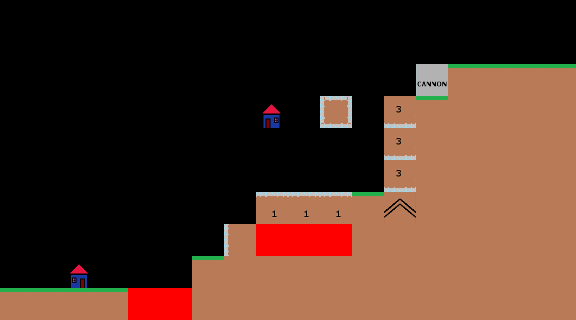

Below is a game level as drawn by its tile map, then a one-line description and the .tmx file that defines it, in full:
An orthogonal 18x10 tile map with 32x32 px tiles, 1 tile layer (Tile Layer 1).

<map version="1.0" orientation="orthogonal" renderorder="right-down" width="18" height="10" tilewidth="32" tileheight="32" nextobjectid="1">
 <tileset firstgid="1" name="BasicTileSet32x32" tilewidth="32" tileheight="32" tilecount="16" columns="16">
  <image source="BasicTileSet32x32.png" width="512" height="32" />
 </tileset>
 <layer name="Tile Layer 1" width="18" height="10">
  <data encoding="csv">
0,0,0,0,0,0,0,0,0,0,0,0,0,0,0,0,0,0,
0,0,0,0,0,0,0,0,0,0,0,0,0,0,0,0,0,16,
0,0,0,0,0,0,0,0,0,0,0,0,0,11,2,2,2,2,
0,0,0,0,0,0,0,0,8,0,7,0,5,2,1,1,1,1,
0,0,0,0,0,0,0,0,0,0,0,0,5,1,1,1,1,1,
0,0,0,0,0,0,0,0,0,0,0,0,5,1,1,1,1,1,
0,0,0,0,0,0,0,0,3,3,3,2,6,1,1,1,1,1,
0,0,0,0,0,0,0,13,10,10,10,1,1,1,1,1,1,1,
0,0,9,0,0,0,2,1,1,1,1,1,1,1,1,1,1,1,
2,2,2,2,10,10,1,1,1,1,1,1,1,1,1,1,1,1
</data>
 </layer>
</map>